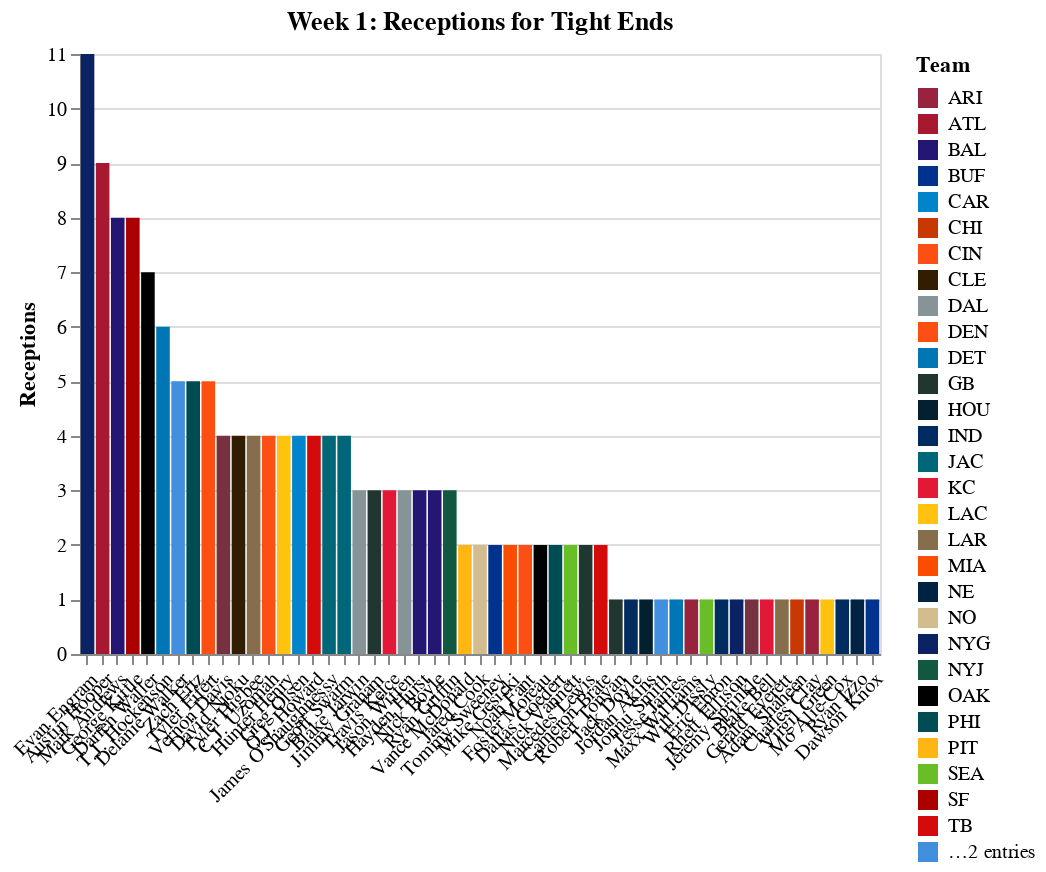

Write notebook code for a chart like this one.
### Code cell
chart

### Figure 1 — Vega-Lite specification as saved in the notebook (floating-point values rounded to 4 significant figures)
{"$schema": "https://vega.github.io/schema/vega-lite/v3.4.0.json", "config": {"background": "white", "mark": {"tooltip": null}, "view": {"height": 300, "width": 400}}, "data": {"name": "data-ab3aff318d0f9b16f5519f1e79c6fd4f"}, "datasets": {"data-ab3aff318d0f9b16f5519f1e79c6fd4f": [{"FantasyPoints": 23.1, "Player": "Evan Engram", "ReceivingYards": 116, "Receptions": 11, "Targets": 14, "Team": "NYG"}, {"FantasyPoints": 22.1, "Player": "T.J. Hockenson", "ReceivingYards": 131, "Receptions": 6, "Targets": 9, "Team": "DET"}, {"FantasyPoints": 20.8, "Player": "Mark Andrews", "ReceivingYards": 108, "Receptions": 8, "Targets": 8, "Team": "BAL"}, {"FantasyPoints": 20, "Player": "Delanie Walker", "ReceivingYards": 55, "Receptions": 5, "Targets": 6, "Team": "TEN"}, {"FantasyPoints": 13.9, "Player": "Vernon Davis", "ReceivingYards": 59, "Receptions": 4, "Targets": 7, "Team": "WAS"}, {"FantasyPoints": 12.2, "Player": "Austin Hooper", "ReceivingYards": 77, "Receptions": 9, "Targets": 9, "Team": "ATL"}, {"FantasyPoints": 11.7, "Player": "David Njoku", "ReceivingYards": 37, "Receptions": 4, "Targets": 6, "Team": "CLE"}, {"FantasyPoints": 11.4, "Player": "Blake Jarwin", "ReceivingYards": 39, "Receptions": 3, "Targets": 3, "Team": "DAL"}, {"FantasyPoints": 10.5, "Player": "Jimmy Graham", "ReceivingYards": 30, "Receptions": 3, "Targets": 6, "Team": "GB"}, {"FantasyPoints": 10.5, "Player": "Darren Waller", "ReceivingYards": 70, "Receptions": 7, "Targets": 8, "Team": "OAK"}, {"FantasyPoints": 10.3, "Player": "Travis Kelce", "ReceivingYards": 88, "Receptions": 3, "Targets": 8, "Team": "KC"}, {"FantasyPoints": 10, "Player": "Tyler Higbee", "ReceivingYards": 20, "Receptions": 4, "Targets": 5, "Team": "LAR"}, {"FantasyPoints": 9.4, "Player": "George Kittle", "ReceivingYards": 54, "Receptions": 8, "Targets": 10, "Team": "SF"}, {"FantasyPoints": 9, "Player": "Jason Witten", "ReceivingYards": 15, "Receptions": 3, "Targets": 4, "Team": "DAL"}, {"FantasyPoints": 8.6, "Player": "C.J. Uzomah", "ReceivingYards": 66, "Receptions": 4, "Targets": 5, "Team": "CIN"}, {"FantasyPoints": 8, "Player": "Hunter Henry", "ReceivingYards": 60, "Receptions": 4, "Targets": 5, "Team": "LAC"}, {"FantasyPoints": 7.9, "Player": "Zach Ertz", "ReceivingYards": 54, "Receptions": 5, "Targets": 7, "Team": "PHI"}, {"FantasyPoints": 5.6, "Player": "Hayden Hurst", "ReceivingYards": 41, "Receptions": 3, "Targets": 4, "Team": "BAL"}, {"FantasyPoints": 5.6, "Player": "Greg Olsen", "ReceivingYards": 36, "Receptions": 4, "Targets": 9, "Team": "CAR"}, {"FantasyPoints": 5.2, "Player": "Tyler Eifert", "ReceivingYards": 27, "Receptions": 5, "Targets": 6, "Team": "CIN"}, {"FantasyPoints": 5.2, "Player": "O.J. Howard", "ReceivingYards": 32, "Receptions": 4, "Targets": 5, "Team": "TB"}, {"FantasyPoints": 5.2, "Player": "James O'Shaughnessy", "ReceivingYards": 32, "Receptions": 4, "Targets": 5, "Team": "JAC"}, {"FantasyPoints": 5, "Player": "Vance McDonald", "ReceivingYards": 40, "Receptions": 2, "Targets": 4, "Team": "PIT"}, {"FantasyPoints": 4.7, "Player": "Jared Cook", "ReceivingYards": 37, "Receptions": 2, "Targets": 3, "Team": "NO"}, {"FantasyPoints": 4.5, "Player": "Tommy Sweeney", "ReceivingYards": 35, "Receptions": 2, "Targets": 2, "Team": "BUF"}, {"FantasyPoints": 4.1, "Player": "Nick Boyle", "ReceivingYards": 26, "Receptions": 3, "Targets": 3, "Team": "BAL"}, {"FantasyPoints": 4.1, "Player": "Mike Gesicki", "ReceivingYards": 31, "Receptions": 2, "Targets": 6, "Team": "MIA"}, {"FantasyPoints": 3.7, "Player": "Geoff Swaim", "ReceivingYards": 17, "Receptions": 4, "Targets": 4, "Team": "JAC"}, {"FantasyPoints": 3.4, "Player": "Noah Fant", "ReceivingYards": 29, "Receptions": 2, "Targets": 5, "Team": "DEN"}, {"FantasyPoints": 3.3, "Player": "Robert Tonyan", "ReceivingYards": 28, "Receptions": 1, "Targets": 1, "Team": "GB"}, {"FantasyPoints": 3, "Player": "Foster Moreau", "ReceivingYards": 20, "Receptions": 2, "Targets": 2, "Team": "OAK"}, {"FantasyPoints": 2.6, "Player": "Dallas Goedert", "ReceivingYards": 16, "Receptions": 2, "Targets": 3, "Team": "PHI"}, {"FantasyPoints": 2.6, "Player": "Nick Vannett", "ReceivingYards": 16, "Receptions": 2, "Targets": 2, "Team": "SEA"}, {"FantasyPoints": 2.5, "Player": "Jack Doyle", "ReceivingYards": 20, "Receptions": 1, "Targets": 2, "Team": "IND"}, {"FantasyPoints": 2.5, "Player": "Ryan Griffin", "ReceivingYards": 10, "Receptions": 3, "Targets": 4, "Team": "NYJ"}, {"FantasyPoints": 2.4, "Player": "Marcedes Lewis", "ReceivingYards": 14, "Receptions": 2, "Targets": 3, "Team": "GB"}, {"FantasyPoints": 2.2, "Player": "Jordan Akins", "ReceivingYards": 17, "Receptions": 1, "Targets": 2, "Team": "HOU"}, {"FantasyPoints": 2.2, "Player": "Jonnu Smith", "ReceivingYards": 7, "Receptions": 1, "Targets": 1, "Team": "TEN"}, {"FantasyPoints": 2, "Player": "Jesse James", "ReceivingYards": 15, "Receptions": 1, "Targets": 1, "Team": "DET"}, {"FantasyPoints": 2, "Player": "Maxx Williams", "ReceivingYards": 15, "Receptions": 1, "Targets": 1, "Team": "ARI"}, {"FantasyPoints": 1.8, "Player": "Cameron Brate", "ReceivingYards": 8, "Receptions": 2, "Targets": 2, "Team": "TB"}, {"FantasyPoints": 1.7, "Player": "Will Dissly", "ReceivingYards": 12, "Receptions": 1, "Targets": 2, "Team": "SEA"}, {"FantasyPoints": 1.3, "Player": "Eric Ebron", "ReceivingYards": 8, "Receptions": 1, "Targets": 3, "Team": "IND"}, {"FantasyPoints": 1.3, "Player": "Rhett Ellison", "ReceivingYards": 8, "Receptions": 1, "Targets": 2, "Team": "NYG"}, {"FantasyPoints": 1.3, "Player": "Jeremy Sprinkle", "ReceivingYards": 8, "Receptions": 1, "Targets": 1, "Team": "WAS"}, {"FantasyPoints": 1.2, "Player": "Blake Bell", "ReceivingYards": 7, "Receptions": 1, "Targets": 1, "Team": "KC"}, {"FantasyPoints": 1.2, "Player": "Gerald Everett", "ReceivingYards": 7, "Receptions": 1, "Targets": 1, "Team": "LAR"}, {"FantasyPoints": 1.1, "Player": "Adam Shaheen", "ReceivingYards": 6, "Receptions": 1, "Targets": 2, "Team": "CHI"}, {"FantasyPoints": 1, "Player": "Charles Clay", "ReceivingYards": 5, "Receptions": 1, "Targets": 1, "Team": "ARI"}, {"FantasyPoints": 0.9, "Player": "Virgil Green", "ReceivingYards": 4, "Receptions": 1, "Targets": 1, "Team": "LAC"}, {"FantasyPoints": 0.8, "Player": "Mo Alie-Cox", "ReceivingYards": 3, "Receptions": 1, "Targets": 1, "Team": "IND"}, {"FantasyPoints": 0.8, "Player": "Ryan Izzo", "ReceivingYards": 3, "Receptions": 1, "Targets": 2, "Team": "NE"}, {"FantasyPoints": 0.6, "Player": "Dawson Knox", "ReceivingYards": 1, "Receptions": 1, "Targets": 2, "Team": "BUF"}]}, "encoding": {"color": {"field": "Team", "scale": {"domain": ["ARI", "ATL", "BAL", "BUF", "CAR", "CHI", "CIN", "CLE", "DAL", "DEN", "DET", "GB", "HOU", "IND", "JAC", "KC", "LAC", "LAR", "MIA", "NE", "NO", "NYG", "NYJ", "OAK", "PHI", "PIT", "SEA", "SF", "TB", "TEN", "WAS"], "range": ["#97233F", "#A71930", "#241773", "#00338D", "#0085CA", "#C83803", "#FB4F14", "#311D00", "#869397", "#FB4F14", "#0076B6", "#203731", "#03202F", "#002C5F", "#006778", "#E31837", "#FFC20E", "#866D4B", "#FC4C02", "#002244", "#D3BC8D", "#0B2265", "#125740", "#000000", "#004C54", "#FFB612", "#69BE28", "#AA0000", "#D50A0A", "#418FDE", "#773141"]}, "type": "nominal"}, "x": {"axis": {"labelAngle": -45, "title": ""}, "field": "Player", "sort": {"field": "Receptions", "op": "sum", "order": "descending"}, "type": "nominal"}, "y": {"axis": {"title": "Receptions"}, "field": "Receptions", "type": "quantitative"}}, "mark": "bar", "title": "Week 1: Receptions for Tight Ends"}
